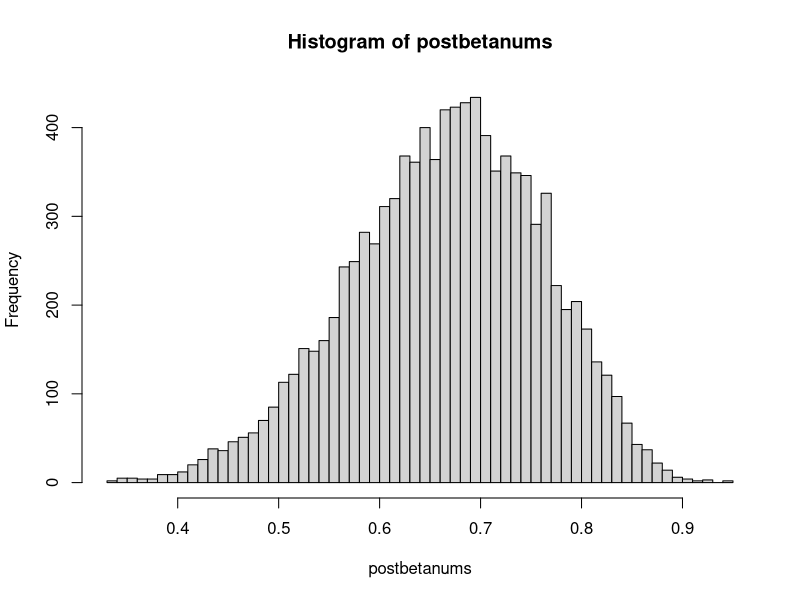

This figure's R source:
s = 14
n  = 20
f = n - s
alph = 2
bet = 2

postbetanums <- rbeta(10000, alph + s, bet + f)
paste("Theoretical posterior beta distr. mean:",round((alph + s) / (alph + s + bet + f),3))
paste("Theoretical posterior beta distr. sd:",round(sqrt((alph + s) * (bet + f) / 
                                                           ((alph + s + bet + f)^2 * (alph + s + bet + f + 1))),3))
hist(postbetanums,breaks = 50)
paste("Posterior beta sample mean:",round(mean(postbetanums),3))
paste("Posterior beta sample sd:",round(sd(postbetanums),3))
#It checks out to 3 decimal places

postbetalessthan <- postbetanums < 0.4
ratio <- sum(postbetalessthan) / 10000
paste("Theoretical prob. posterior theta less than 0.4:",round(pbeta(0.4,alph + s,bet + f),5))
paste("Posterior beta sample prob. theta less than 0.4:",round(ratio,5))

#similar